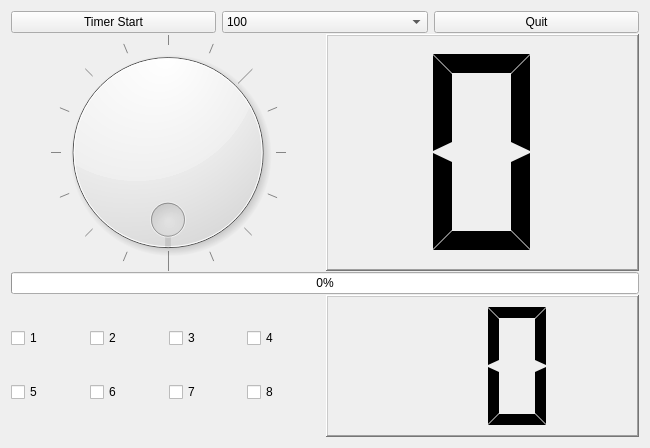
<?xml version="1.0" encoding="UTF-8"?>
<ui version="4.0">
 <class>Tab1DevControl</class>
 <widget class="QWidget" name="Tab1DevControl">
  <property name="geometry">
   <rect>
    <x>0</x>
    <y>0</y>
    <width>650</width>
    <height>448</height>
   </rect>
  </property>
  <property name="windowTitle">
   <string>Form</string>
  </property>
  <layout class="QVBoxLayout" name="verticalLayout_3">
   <item>
    <layout class="QVBoxLayout" name="verticalLayout_2" stretch="1,5,1,3">
     <property name="spacing">
      <number>1</number>
     </property>
     <item>
      <layout class="QHBoxLayout" name="horizontalLayout">
       <property name="spacing">
        <number>6</number>
       </property>
       <property name="sizeConstraint">
        <enum>QLayout::SetNoConstraint</enum>
       </property>
       <item>
        <widget class="QPushButton" name="pPBtimerStart">
         <property name="text">
          <string>Timer Start</string>
         </property>
         <property name="checkable">
          <bool>true</bool>
         </property>
        </widget>
       </item>
       <item>
        <widget class="QComboBox" name="pCBtimerValue">
         <item>
          <property name="text">
           <string>100</string>
          </property>
         </item>
         <item>
          <property name="text">
           <string>500</string>
          </property>
         </item>
         <item>
          <property name="text">
           <string>1000</string>
          </property>
         </item>
         <item>
          <property name="text">
           <string>2000</string>
          </property>
         </item>
        </widget>
       </item>
       <item>
        <widget class="QPushButton" name="pPBappQuit">
         <property name="text">
          <string>Quit</string>
         </property>
        </widget>
       </item>
      </layout>
     </item>
     <item>
      <layout class="QHBoxLayout" name="horizontalLayout_2">
       <item>
        <widget class="QDial" name="pDialLed">
         <property name="maximum">
          <number>16</number>
         </property>
         <property name="pageStep">
          <number>10</number>
         </property>
         <property name="wrapping">
          <bool>true</bool>
         </property>
         <property name="notchTarget">
          <double>3.700000000000000</double>
         </property>
         <property name="notchesVisible">
          <bool>true</bool>
         </property>
        </widget>
       </item>
       <item>
        <widget class="QLCDNumber" name="pLCDledNum">
         <property name="frameShape">
          <enum>QFrame::WinPanel</enum>
         </property>
         <property name="digitCount">
          <number>1</number>
         </property>
         <property name="mode">
          <enum>QLCDNumber::Hex</enum>
         </property>
         <property name="segmentStyle">
          <enum>QLCDNumber::Flat</enum>
         </property>
        </widget>
       </item>
      </layout>
     </item>
     <item>
      <layout class="QVBoxLayout" name="verticalLayout">
       <item>
        <widget class="QProgressBar" name="pProgressbarLed">
         <property name="maximum">
          <number>15</number>
         </property>
         <property name="value">
          <number>0</number>
         </property>
        </widget>
       </item>
      </layout>
     </item>
     <item>
      <layout class="QHBoxLayout" name="horizontalLayout_3">
       <item>
        <layout class="QGridLayout" name="gridLayout">
         <property name="sizeConstraint">
          <enum>QLayout::SetDefaultConstraint</enum>
         </property>
         <item row="0" column="3">
          <widget class="QCheckBox" name="pCBkey4">
           <property name="text">
            <string>4</string>
           </property>
          </widget>
         </item>
         <item row="0" column="2">
          <widget class="QCheckBox" name="pCBkey3">
           <property name="focusPolicy">
            <enum>Qt::StrongFocus</enum>
           </property>
           <property name="acceptDrops">
            <bool>false</bool>
           </property>
           <property name="layoutDirection">
            <enum>Qt::LeftToRight</enum>
           </property>
           <property name="text">
            <string>3</string>
           </property>
          </widget>
         </item>
         <item row="0" column="0">
          <widget class="QCheckBox" name="pCBkey1">
           <property name="text">
            <string>1</string>
           </property>
          </widget>
         </item>
         <item row="0" column="1">
          <widget class="QCheckBox" name="pCBkey2">
           <property name="text">
            <string>2</string>
           </property>
          </widget>
         </item>
         <item row="1" column="0">
          <widget class="QCheckBox" name="pCBkey5">
           <property name="text">
            <string>5</string>
           </property>
          </widget>
         </item>
         <item row="1" column="1">
          <widget class="QCheckBox" name="pCBkey6">
           <property name="text">
            <string>6</string>
           </property>
          </widget>
         </item>
         <item row="1" column="2">
          <widget class="QCheckBox" name="pCBkey7">
           <property name="text">
            <string>7</string>
           </property>
          </widget>
         </item>
         <item row="1" column="3">
          <widget class="QCheckBox" name="pCBkey8">
           <property name="text">
            <string>8</string>
           </property>
          </widget>
         </item>
        </layout>
       </item>
       <item>
        <widget class="QLCDNumber" name="pLCDkeyNum">
         <property name="frameShape">
          <enum>QFrame::WinPanel</enum>
         </property>
         <property name="digitCount">
          <number>2</number>
         </property>
         <property name="mode">
          <enum>QLCDNumber::Hex</enum>
         </property>
         <property name="segmentStyle">
          <enum>QLCDNumber::Flat</enum>
         </property>
        </widget>
       </item>
      </layout>
     </item>
    </layout>
   </item>
  </layout>
 </widget>
 <resources/>
 <connections>
  <connection>
   <sender>pDialLed</sender>
   <signal>valueChanged(int)</signal>
   <receiver>pLCDledNum</receiver>
   <slot>display(int)</slot>
   <hints>
    <hint type="sourcelabel">
     <x>201</x>
     <y>144</y>
    </hint>
    <hint type="destinationlabel">
     <x>436</x>
     <y>144</y>
    </hint>
   </hints>
  </connection>
 </connections>
</ui>
